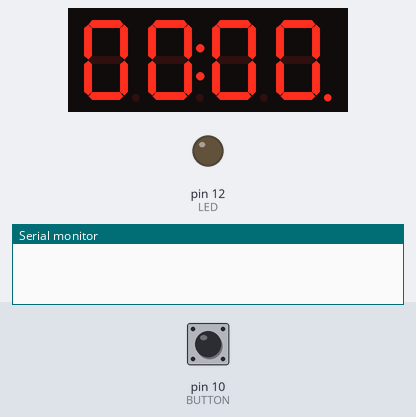
This sketch was run on a simulated Arduino Uno, built with avr-gcc and run on an emulated ATmega328P. Shown: 4-digit seven-segment display, output pins drawn as LEDs (lit = HIGH), the last lines printed to the serial monitor. The inputs (shaded band) are chosen by the test bench; at power-on: pin 10 (BUTTON) HIGH.

Above: at 1.2 s.
1.3 s: pin 10 (BUTTON) pulled LOW for 0.15 s
At 1.8 s:
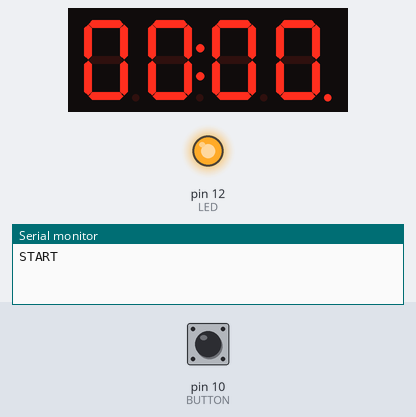
4.4 s: pin 10 (BUTTON) pulled LOW for 1 s
At 5.0 s:
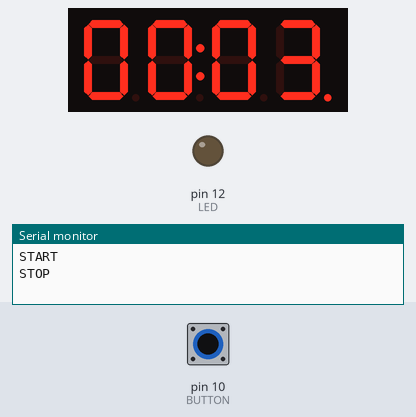
6.9 s: pin 10 (BUTTON) pulled LOW for 0.15 s
At 7.2 s:
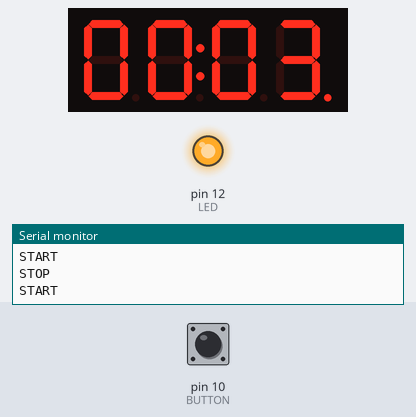
Timing chart, 0 to 9.9 s (numbered marks = the images above; inputs shaded):
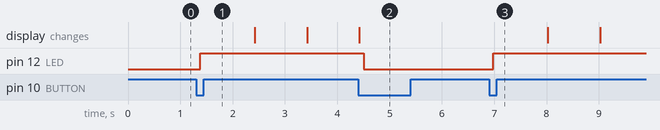

Measured:
- after the input at 1.3 s, pin 12 (LED): LOW → HIGH after 0.08 s
- after the input at 4.4 s, pin 12 (LED): HIGH → LOW after 0.10 s
- after the input at 6.9 s, pin 12 (LED): LOW → HIGH after 0.08 s

The sketch:

display.ino
```cpp
#include <Arduino.h>
#include <TM1637TinyDisplay.h>

// Module connection pins (Digital Pins)
#define CLK 4
#define DIO 5
#define DIGITS 4
#define BUTTON 10
#define LED 12

uint8_t dots = 0b01000000; // Add dots or colons (depends on display module)

TM1637TinyDisplay display(CLK, DIO);

/* Useful Constants */
#define SECS_PER_MIN  (60UL)
#define SECS_PER_HOUR (3600UL)
#define SECS_PER_DAY  (SECS_PER_HOUR * 24L)

/* Useful Macros for time (s) */
#define numberOfSeconds(_time_) (_time_ % SECS_PER_MIN)
#define numberOfMinutes(_time_) ((_time_ / SECS_PER_MIN) % SECS_PER_MIN)
#define numberOfHours(_time_) (( _time_% SECS_PER_DAY) / SECS_PER_HOUR)

/* Global Variables in milliseconds */
unsigned long startTime;
unsigned long lastLoopTime;

unsigned long lastDebounceTime = 0;  // the last time the output pin was toggled
unsigned long debounceDelay = 80;    // the debounce time; increase if the output flickers
int buttonState;             // the current reading from the input pin
int lastButtonState = LOW;   // the previous reading from the input pin
bool active = false;
unsigned long accumulated = 0;

void setup()
{
    display.setBrightness(0);
    startTime = millis();
    Serial.begin(9600);
    pinMode(BUTTON, INPUT);
    pinMode(LED, OUTPUT);
    digitalWrite(BUTTON, HIGH);
    updateDisplay(accumulated);
}

void updateDisplay(unsigned long counter){

    //Serial.print(counter);
    unsigned long HOURS = numberOfHours(counter);
    unsigned long MINUTES = numberOfMinutes(counter);
    unsigned long SECONDS = numberOfSeconds(counter);

    if (HOURS == 0) {
        display.showNumberDec(MINUTES, dots, true, 2, 0);
        display.showNumberDec(SECONDS, dots, true, 2, 2);
    } else {
        display.showNumberDec(HOURS, dots, true, 2, 0);
        display.showNumberDec(MINUTES, dots, true, 2, 2);
    }
}

void loop()
{
    unsigned long timeNow = millis();

    int reading = digitalRead(BUTTON);

    // If the switch changed, due to noise or pressing reset the debouncing timer
    if (reading != lastButtonState) {
        lastDebounceTime = millis();
    }

    if ((timeNow - lastDebounceTime) > debounceDelay) {
        // whatever the reading is at, it's been there for longer than the debounce
        // delay, so take it as the actual current state:

        // if the button state has changed:
        if (reading != buttonState) {
            buttonState = reading;

            if (buttonState == LOW) {
                active = !active;
                if(active){
                    Serial.print("START\n");
                    startTime = timeNow;
                    digitalWrite(LED, HIGH);
                }
                else{
                    Serial.print("STOP\n");
                    accumulated += (timeNow - startTime) / 1000;
                    digitalWrite(LED, LOW);
                }
            }
        }
    }
    // save the reading. Next time through the loop, it'll be the lastButtonState:
    lastButtonState = reading;

    //COUNTER
    if(active){

        unsigned long counter = accumulated + ((timeNow - startTime) / 1000);

        // Update Display
        if (timeNow - lastLoopTime >= 1000) {
            lastLoopTime = timeNow; // remember last time we displayed


            updateDisplay(counter);

        }
    }

}
    //display.clear();
```
